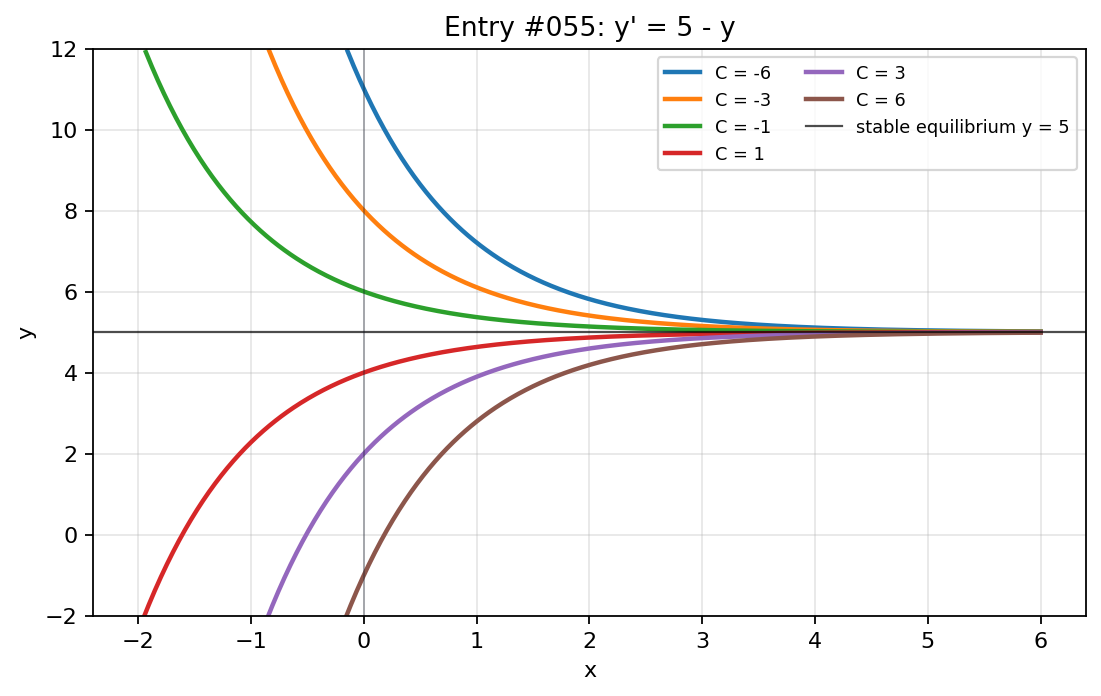

Here is the Python script that generated this plot:
import numpy as np
import matplotlib.pyplot as plt

x = np.linspace(-2, 6, 600)
constants = [-6, -3, -1, 1, 3, 6]

fig, ax = plt.subplots(figsize=(7, 4.5))

for constant in constants:
    y = 5 - constant * np.exp(-x)
    y = np.where(np.abs(y) <= 12, y, np.nan)
    ax.plot(x, y, linewidth=2, label=f"C = {constant}")

ax.axhline(5, color="black", linewidth=1, alpha=0.7, label="stable equilibrium y = 5")
ax.axvline(0, color="#111827", linewidth=0.8, alpha=0.35)
ax.set_title("Entry #055: y' = 5 - y")
ax.set_xlabel("x")
ax.set_ylabel("y")
ax.set_ylim(-2, 12)
ax.grid(True, alpha=0.3)
ax.legend(fontsize=8, ncols=2)

fig.tight_layout()
plt.show()
